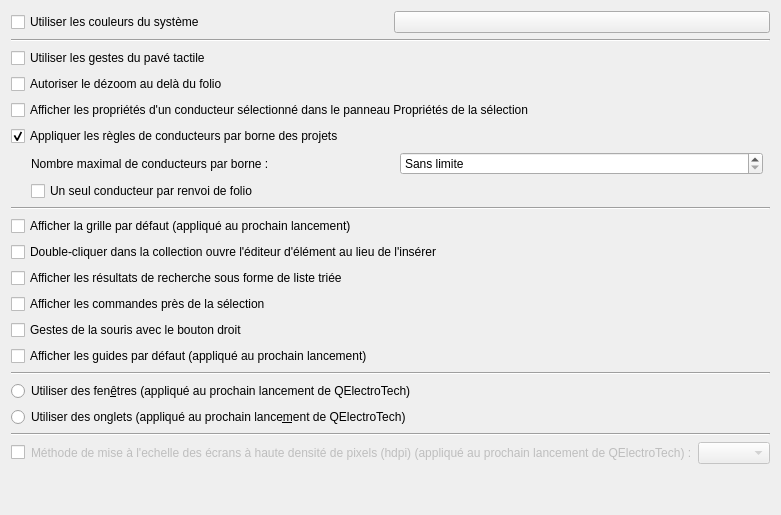
     <widget class="QWidget" name="tab_3">
      <attribute name="title">
       <string>Apparence</string>
      </attribute>
       <layout class="QVBoxLayout" name="verticalLayout">
        <item>
         <layout class="QHBoxLayout" name="m_system_color_layout">
          <item>
           <widget class="QCheckBox" name="m_use_system_color_cb">
            <property name="text">
             <string>Utiliser les couleurs du système</string>
            </property>
           </widget>
          </item>
          <item>
           <widget class="KColorButton" name="m_custom_app_color_kpb">
            <property name="toolTip">
             <string>Couleur de l'application</string>
            </property>
           </widget>
          </item>
         </layout>
        </item>
        <item>
        <widget class="Line" name="line">
         <property name="orientation">
          <enum>Qt::Horizontal</enum>
         </property>
        </widget>
       </item>
       <item>
        <widget class="QCheckBox" name="m_use_gesture_trackpad">
         <property name="text">
          <string>Utiliser les gestes du pavé tactile</string>
         </property>
        </widget>
       </item>
       <item>
        <widget class="QCheckBox" name="m_zoom_out_beyond_folio">
         <property name="text">
          <string>Autoriser le dézoom au delà du folio</string>
         </property>
        </widget>
       </item>
       <item>
        <widget class="QCheckBox" name="m_conductor_properties_panel">
         <property name="text">
          <string>Afficher les propriétés d'un conducteur sélectionné dans le panneau Propriétés de la sélection</string>
         </property>
        </widget>
       </item>
       <item>
        <widget class="QCheckBox" name="m_wiring_rules_cb">
         <property name="toolTip">
          <string>Décoché, aucune règle de conducteurs par borne n'est appliquée, quels que soient les réglages des projets.</string>
         </property>
         <property name="text">
          <string>Appliquer les règles de conducteurs par borne des projets</string>
         </property>
         <property name="checked">
          <bool>true</bool>
         </property>
        </widget>
       </item>
       <item>
        <layout class="QHBoxLayout" name="m_wiring_max_wires_layout">
         <property name="leftMargin">
          <number>20</number>
         </property>
         <item>
          <widget class="QLabel" name="m_wiring_max_wires_label">
           <property name="text">
            <string>Nombre maximal de conducteurs par borne :</string>
           </property>
          </widget>
         </item>
         <item>
          <widget class="QSpinBox" name="m_wiring_max_wires_sb">
           <property name="minimumSize">
            <size>
             <width>120</width>
             <height>0</height>
            </size>
           </property>
           <property name="toolTip">
            <string>Pour tous les projets, sauf ceux qui ont leurs propres réglages. Un nouveau conducteur qui dépasserait ce nombre sur une borne est refusé ; les conducteurs déjà dessinés ne sont pas modifiés. 4 correspond à deux embouts doubles, un de chaque côté de la vis.</string>
           </property>
           <property name="specialValueText">
            <string>Sans limite</string>
           </property>
           <property name="maximum">
            <number>99</number>
           </property>
          </widget>
         </item>
         <item>
          <spacer name="m_wiring_max_wires_spacer">
           <property name="orientation">
            <enum>Qt::Horizontal</enum>
           </property>
          </spacer>
         </item>
        </layout>
       </item>
       <item>
        <layout class="QHBoxLayout" name="m_wiring_report_layout">
         <property name="leftMargin">
          <number>20</number>
         </property>
         <item>
          <widget class="QCheckBox" name="m_wiring_one_wire_per_report_cb">
           <property name="toolTip">
            <string>Un renvoi de folio est un point virtuel : il ne reçoit qu'un conducteur, celui qui continue sur l'autre folio.</string>
           </property>
           <property name="text">
            <string>Un seul conducteur par renvoi de folio</string>
           </property>
          </widget>
         </item>
        </layout>
       </item>
       <item>
        <widget class="Line" name="line_2">
         <property name="orientation">
          <enum>Qt::Horizontal</enum>
         </property>
        </widget>
       </item>
       <item>
        <widget class="QCheckBox" name="grid_startup_cb">
         <property name="text">
          <string>Afficher la grille par défaut (appliqué au prochain lancement)</string>
         </property>
        </widget>
       </item>
       <item>
        <widget class="QCheckBox" name="m_collection_dblclick_edits">
         <property name="toolTip">
          <string>Par défaut, un double-clic insère l'élément sur le folio ; l'édition reste accessible par le menu contextuel.</string>
         </property>
         <property name="text">
          <string>Double-cliquer dans la collection ouvre l'éditeur d'élément au lieu de l'insérer</string>
         </property>
        </widget>
       </item>
       <item>
        <widget class="QCheckBox" name="m_collection_search_flat_cb">
         <property name="toolTip">
          <string>Coché : une seule liste, la meilleure correspondance en premier. Décoché : l'arborescence de la collection, filtrée sur la recherche.</string>
         </property>
         <property name="text">
          <string>Afficher les résultats de recherche sous forme de liste triée</string>
         </property>
        </widget>
       </item>
       <item>
        <widget class="QCheckBox" name="m_context_toolbar_cb">
         <property name="toolTip">
          <string>Après un clic qui sélectionne un élément ou un conducteur, les commandes de la barre de raccourcis apparaissent près du curseur et s'effacent quand la souris s'éloigne.</string>
         </property>
         <property name="text">
          <string>Afficher les commandes près de la sélection</string>
         </property>
        </widget>
       </item>
       <item>
        <widget class="QCheckBox" name="m_mouse_gestures_cb">
         <property name="toolTip">
          <string>Maintenir le bouton droit et glisser dans une direction lance une commande de la barre de raccourcis. Un simple clic droit ouvre toujours le menu contextuel, au relâchement du bouton.</string>
         </property>
         <property name="text">
          <string>Gestes de la souris avec le bouton droit</string>
         </property>
        </widget>
       </item>
       <item>
        <widget class="QCheckBox" name="guides_startup_cb">
         <property name="text">
          <string>Afficher les guides par défaut (appliqué au prochain lancement)</string>
         </property>
        </widget>
       </item>
       <item>
        <widget class="Line" name="line_5">
         <property name="orientation">
          <enum>Qt::Horizontal</enum>
         </property>
        </widget>
       </item>
       <item>
        <widget class="QRadioButton" name="m_use_windows_mode_rb">
         <property name="text">
          <string>Utiliser des fen&amp;êtres (appliqué au prochain lancement de QElectroTech)</string>
         </property>
        </widget>
       </item>
       <item>
        <widget class="QRadioButton" name="m_use_tab_mode_rb">
         <property name="text">
          <string>Utiliser des onglets (appliqué au prochain lance&amp;ment de QElectroTech)</string>
         </property>
        </widget>
       </item>
       <item>
        <widget class="Line" name="line_4">
         <property name="orientation">
          <enum>Qt::Horizontal</enum>
         </property>
        </widget>
       </item>
       <item>
        <widget class="QWidget" name="m_hdpi_round_policy_widget" native="true">
         <layout class="QHBoxLayout" name="horizontalLayout" stretch="0,0,1">
          <property name="leftMargin">
           <number>0</number>
          </property>
          <property name="topMargin">
           <number>0</number>
          </property>
          <property name="rightMargin">
           <number>0</number>
          </property>
          <property name="bottomMargin">
           <number>0</number>
          </property>
          <item>
           <widget class="QCheckBox" name="m_hdpi_round_cb">
            <property name="text">
             <string/>
            </property>
           </widget>
          </item>
          <item>
           <widget class="QLabel" name="m_hdpi_round_label">
            <property name="enabled">
             <bool>false</bool>
            </property>
            <property name="text">
             <string>Méthode de mise à l'echelle des écrans à haute densité de pixels (hdpi) (appliqué au prochain lancement de QElectroTech) :</string>
            </property>
           </widget>
          </item>
          <item>
           <widget class="QComboBox" name="m_hdpi_round_policy_cb">
            <property name="enabled">
             <bool>false</bool>
            </property>
           </widget>
          </item>
         </layout>
        </widget>
       </item>
       <item>
        <spacer name="verticalSpacer">
         <property name="orientation">
          <enum>Qt::Vertical</enum>
         </property>
         <property name="sizeHint" stdset="0">
          <size>
           <width>20</width>
           <height>40</height>
          </size>
         </property>
        </spacer>
       </item>
      </layout>
     </widget>
